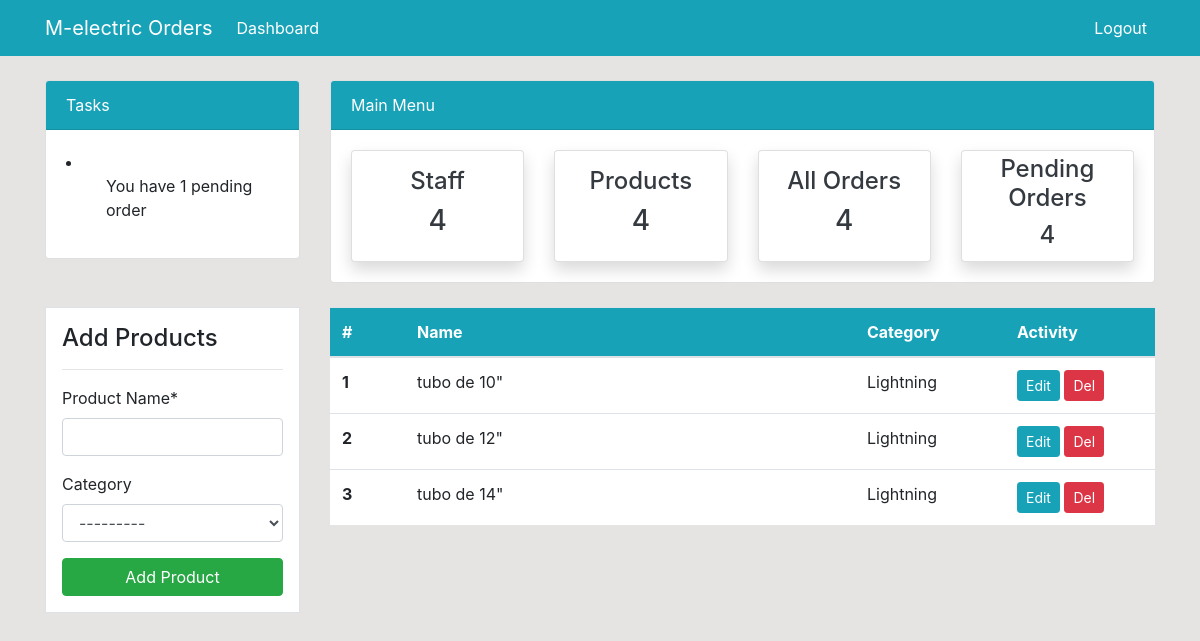
The app's page /products (signed in), older data.
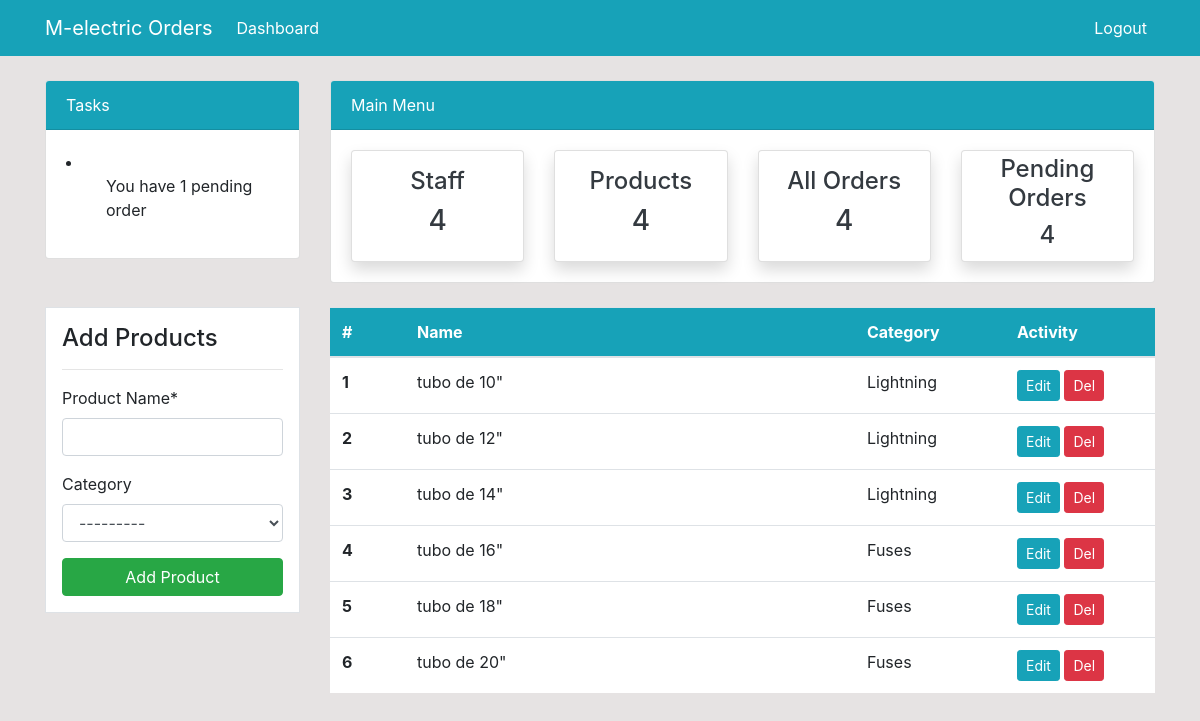
The same page, newer data.
### dashboard/models.py (models this page shows, shortened)
class Product(models.Model):
	product_name = models.CharField('Product Name', max_length=100)
	category = models.ForeignKey(Category, blank=True, null=True, on_delete=models.CASCADE)

class Category(models.Model):
	category_name = models.CharField('Category', max_length=50)
	def __str__(self):
		return self.category_name

### dashboard/views.py (the view)
# urls.py: path('products', views.products, name='products'),
@login_required
def products(request):
    products_list = Product.objects.all()
    if request.method == 'POST':
        form = ProductForm(request.POST)
        if form.is_valid:
            form.save()
            return redirect('products')
    else:
        form = ProductForm()
    context = {
        'products_list': products_list,
        'form': form,
    }
    return render(request, 'dashboard/products.html', context)

### dashboard/forms.py
class ProductForm(forms.ModelForm):
    class Meta:
        model = Product
        fields = ['product_name','category']

### templates/dashboard/products.html (shortened to what this page needs)
{% extends 'partials/base.html' %}
{% load crispy_forms_tags %}
{% block content %}
{% include 'partials/topnav.html' %}
    <div class="container">
        <div class="row my-4">
            <div class="col-md-3">
                <div class="border bg-white p-3">
                    <h4>Add Products</h4>
                    <hr>
                    <form method="POST">
                        {{ form|crispy }}
                        <input class="btn btn-success btn-block" type="submit" value="Add Product">
                    </form>
                </div>
            </div>
            <div class="col-md-9">
                <table class="table bg-white">
                    <thead class="bg-info">
                        <tr class="text-white">
                            <th scope="col" class="col-1" >#</th>
                            <th scope="col" class="col-6">Name</th>
                            <th scope="col" class="col-2">Category</th>
                            <th scope="col" class="col-2">Activity</th>
                        </tr>
                    </thead>
                    <tbody>
                    {% for product in products_list %}
                        <tr>
                            <th scope="row">{{ forloop.counter }}</th>
                            <td>{{ product.product_name }}</td>
                            <td>{{ product.category }}</td>
                            <td>
                                <a class="btn btn-info btn-sm" href="{% url 'product-update' product.id %}">Edit</a>
                                <a class="btn btn-danger btn-sm" href="{% url 'product-delete' product.id %}">Del</a>
                            </td>
                        </tr>
                    {% endfor %}
                    </tbody>
                </table>
            </div>
        </div>
    </div>
{% endblock %}

Row changes from the older to the newer data that the page shows:
added Product: product_name "tubo de 16\"", category "Fuses"
added Product: product_name "tubo de 18\"", category "Fuses"
added Product: product_name "tubo de 20\"", category "Fuses"
